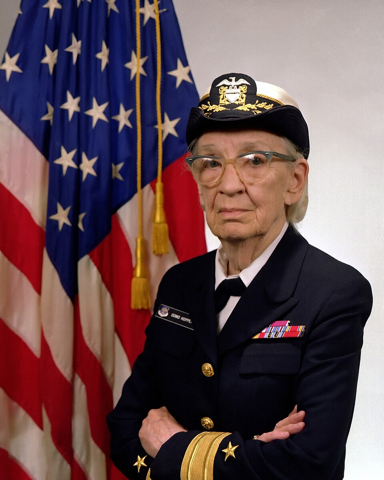
#> input picture core/tests/fixtures/portrait.png, 384 x 480 px
$ python fidelity.py ../core/tests/fixtures/portrait.png
#> lines starting #> are read from the running program, lines starting #| are printed output that depends on the picture
#!/usr/bin/env python3
"""Compares ways of getting more detail out of text mode, all period-correct.

Answers the question "how much higher can this go while staying realistic",
by rendering the same portrait four ways and letting the eye decide.

  A  what the board does now      80x25, 8x16 cells, fixed VGA palette
  B  custom palette               same cells, 16 colours chosen for THIS
                                  image and snapped to the VGA DAC's 6 bits
                                  per channel. This is what XBIN does, and
                                  what ACiD invented it for in 1996.
  C  80x50                        8x8 cells, fixed palette. A real VGA text
                                  mode; twice the rows, so twice the
                                  vertical samples.
  D  both                         8x8 cells and a custom palette.

Every one of these ran on 1990s hardware. Nothing here needs truecolour,
Unicode, or a terminal from this century.

Half-block rendering throughout: a cell drawn as the upper-half block glyph
carries two independent colours, one above the other, so a cell is two
colour samples rather than one. That is not a trick - it is how the scene
drew photographic ANSI.
"""

import os
import sys

import numpy as np
from PIL import Image

OUT = os.path.join(os.path.dirname(__file__), "out")

# The board's fixed palette - see core/src/screen.rs.
VGA16 = np.array([
    (0, 0, 0), (170, 0, 0), (0, 170, 0), (170, 85, 0),
    (0, 0, 170), (170, 0, 170), (0, 170, 170), (170, 170, 170),
    (85, 85, 85), (255, 85, 85), (85, 255, 85), (255, 255, 85),
    (85, 85, 255), (255, 85, 255), (85, 255, 255), (255, 255, 255),
], dtype=np.float64)


def dac6(rgb):
    """Snap to the VGA DAC's 6 bits per channel.

    The hardware could show 262,144 colours and only 16 at a time. A custom
    palette is therefore period-correct in the strictest sense: it is what
    the DAC registers were for, and every XBIN piece relies on it.
    """
    return np.round(np.round(rgb / 255 * 63) / 63 * 255)


def kmeans_palette(pixels, k=16, iters=24, seed=0):
    """Sixteen colours chosen FOR this image rather than for DOS."""
    rng = np.random.default_rng(seed)
    centres = pixels[rng.choice(len(pixels), k, replace=False)].astype(np.float64)
    for _ in range(iters):
        d = ((pixels[:, None, :] - centres[None, :, :]) ** 2).sum(2)
        who = d.argmin(1)
        for i in range(k):
            hit = pixels[who == i]
            if len(hit):
                centres[i] = hit.mean(0)
    return dac6(centres)


def render(img, cols, cell_w, cell_h, palette, scale=1):
    """Half-block render: two colour samples per cell, stacked."""
    # Each cell is two samples tall, so the sample grid is cols x (rows*2).
    aspect = cell_h / cell_w
    rows = max(1, int(round(img.height / img.width * cols / aspect)))
    grid = img.resize((cols, rows * 2), Image.LANCZOS)
    a = np.asarray(grid, dtype=np.float64).reshape(-1, 3)

    d = ((a[:, None, :] - palette[None, :, :]) ** 2).sum(2)
    idx = d.argmin(1).reshape(rows * 2, cols)

    out = Image.new("RGB", (cols * cell_w, rows * cell_h))
    px = out.load()
    half = cell_h // 2
    for cy in range(rows):
        for cx in range(cols):
            top = tuple(int(v) for v in palette[idx[cy * 2, cx]])
            bot = tuple(int(v) for v in palette[idx[cy * 2 + 1, cx]])
            for y in range(cell_h):
                colour = top if y < half else bot
                for x in range(cell_w):
                    px[cx * cell_w + x, cy * cell_h + y] = colour
    if scale != 1:
        out = out.resize((out.width * scale, out.height * scale), Image.NEAREST)
    return out, rows


def main():
    src = sys.argv[1] if len(sys.argv) > 1 else "/tmp/dan-black.png"
    img = Image.open(src).convert("RGB")
#> img is the input picture: PIL image 384x480 RGB; mean R, G, B 103.4, 78.9, 83.2
    os.makedirs(OUT, exist_ok=True)

    small = img.resize((160, 160), Image.LANCZOS)
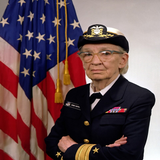
#> small: PIL image 160x160 RGB; mean R, G, B 103.4, 79, 83.2
    custom = kmeans_palette(np.asarray(small, dtype=np.float64).reshape(-1, 3))
#> in kmeans_palette, `centres = pixels[rng.choice(len(pixels), k, replace=False)].astype(np...`: centres = 16 rows, first 8: [27, 33, 95], [20, 18, 29], [7, 6, 11], [183, 169, 166], [23, 21, 31], [160, 110, 96], [132, 2, 10], [123, 86, 68]
#> after the loop in kmeans_palette, `for _ in range(iters):`: centres = 16 rows, first 8: [28.29, 33.08, 90.33], [45.68, 37.63, 43.41], [10.41, 8.92, 19.67], [196, 183.8, 180.5], [103.1, 4.88, 9.59], [164.6, 123.2, 99.45], [143.9, 6.61, 16.55], [140.2, 100.9, 75.23]
#> custom = 16 rows, first 8: [28, 32, 89], [45, 36, 45], [12, 8, 20], [194, 182, 182], [101, 4, 8], [166, 121, 101], [146, 8, 16], [142, 101, 77]

    cols = 46
    jobs = [
        ("A-now", cols, 8, 16, VGA16),
        ("B-custom-palette", cols, 8, 16, custom),
        ("C-80x50", cols, 8, 8, VGA16),
        ("D-both", cols, 8, 8, custom),
    ]
    for name, c, cw, ch, pal in jobs:
        out, rows = render(img, c, cw, ch, pal)
        path = f"{OUT}/fidelity-{name}.png"
        out.save(path)
        print(f"{path:52} {c}x{rows} cells  {c}x{rows*2} colour samples")
#> this loop made 4 passes
#> (name, ch, aspect in render, rows, half in render) on passes 1 to 4: ('A-now', 16, 2, 29, 8), ('B-custom-palette', 16, 2, 29, 8), ('C-80x50', 8, 1, 58, 4), ('D-both', 8, 1, 58, 4)
#| design/out/fidelity-A-now.png 46x29 cells  46x58 colour samples
#| design/out/fidelity-B-custom-palette.png 46x29 cells  46x58 colour samples
#| design/out/fidelity-C-80x50.png 46x58 cells  46x116 colour samples
#| design/out/fidelity-D-both.png 46x58 cells  46x116 colour samples
#> pass 1, in render, `grid = img.resize((cols, rows * 2), Image.LANCZOS)`:
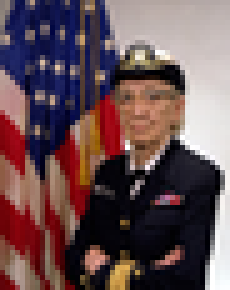
#> grid: PIL image 46x58 RGB (shown 5 times larger); mean R, G, B 103.5, 79.2, 83.2
#> pass 1, in render, `idx = d.argmin(1).reshape(rows * 2, cols)`:
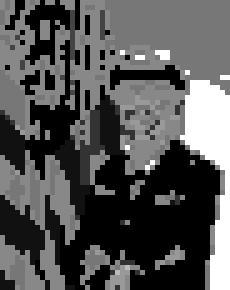
#> idx: shape (58, 46) int64 (shown 5 times larger); min 0, max 15, mean 4.96; drawn with min black and max white
#> pass 1, in main, `out, rows = render(img, c, cw, ch, pal)`:
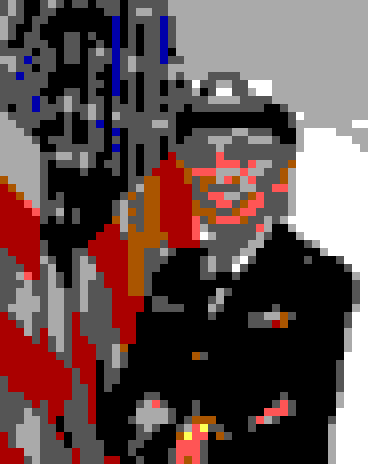
#> out: PIL image 368x464 RGB; mean R, G, B 99.5, 79, 78.1
#> after the loop:
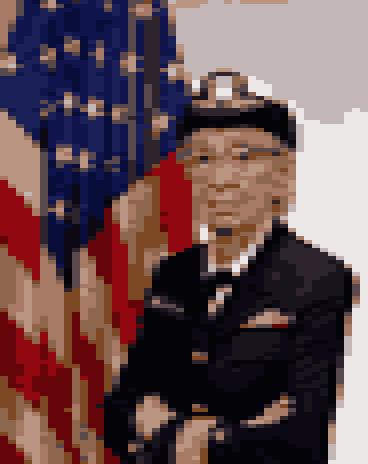
#> out: PIL image 368x464 RGB; mean R, G, B 103.7, 78.8, 82.6


if __name__ == "__main__":
    main()
